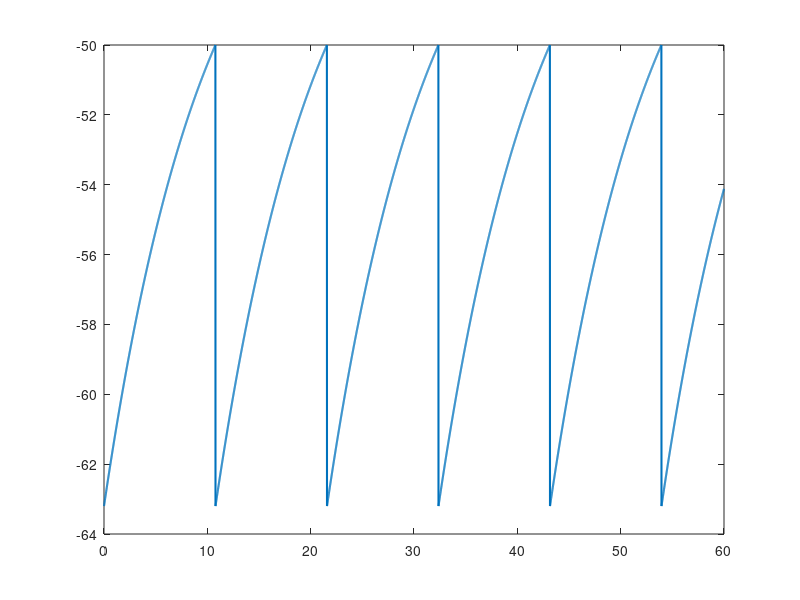

Source code (MATLAB): (Note: this script raises an error after producing the figure.)
%%
% <latex>
% \title{BE 521: Homework 2 Questions \\{\normalsize Modeling Neurons} \\{\normalsize Spring 2021}}
% \author{46 points}
% \date{Due: Tuesday, 2/9/2021 10:00 PM}
% \maketitle
% \textbf{Objective:} Computational modeling of neurons. \\
% We gratefully acknowledge Dr. Vijay Balasubramanian (UPenn) for many of
% the questions in this homework.\\
% </latex>

%% 
% <latex>
% \begin{center}
% \author{Jal Mahendra Panchal}
% \end{center}
% </latex>

%%
% <latex>
% \section{Basic Membrane and Equilibrium Potentials (6 pts)}
% Before undertaking this section, you may find it useful to read pg.
% 153-161 of Dayan \& Abbott's \textit{Theoretical Neuroscience} (the 
% relevant section of which, Chapter 5, is posted with the homework). 
% </latex>

%%
% <latex>
% \begin{enumerate}
%  \item Recall that the potential difference $V_T$ when a mole of ions crosses a cell membrane is defined by the universal gas constant $R = 8.31\; {\rm J/mol\cdot K}$, the temperature $T$ (in Kelvin), and Faraday's constant $F = 96,480 {\rm\ C/mol}$ \[ V_T = \frac{RT}{F} \] Calculate $V_T$ at human physiologic temperature ($37\; ^{\circ} \rm C$). (1 pt)
% </latex>

%%
% <latex>
% \rule{\textwidth}{1pt}
% \textit{Example Latex math commands that uses the align tag to make your equations
% neater. You can also input math into sentences with \$ symbol like $\pi + 1$.}
% \begin{align*}
% E = MC^2 \tag{not aligned}\\
% E = & MC^2 \tag{aligned at = by the \&}\\
% 1 = &\; \frac{2}{2}\tag{aligned at = by \&}
% \end{align*}
% \rule{\textwidth}{1pt}
% </latex>

%%
% <latex>
% \\ Answer: \\
% </latex>
%%
% Replacing the value of R = 8.134 J/ mol.K, F  = 96,480 C/mol and T = 310 K
% in the equation, we get : 
R = 8.314;
F = 96480;
T = 310;
V_t = R*T/F


%%
% <latex>
% The $V_T$ at human physiological temperatures is 0.0267 V or 26.7 mV.\\
% </latex>


%%
% <latex>
%  \item Use this value $V_T$ to calculate the Nernst equilibrium potentials 
%  (in mV) for the $\rm K^+$, $\rm Na^+$, and $\rm Cl^-$ ions, given the following 
%  cytoplasm and extracellular concentrations in the squid giant axon: 
%  $\rm K^+$ : (120, 4.5), $\rm Na^+$ : (15, 145), and $\rm Cl^-$ : (12, 120), 
%  where the first number is the cytoplasmic and the second the extracellular 
%  concentration (in mM). (2 pts)
% </latex>

%%
% <latex>
% \\ Answer: \\
% To calcualte the Nernst equilibrium potential, we can use the equation,
% \begin{align*}
% E = & \frac{V_T}{z} ln(\frac{[extracellular\ concentration]}{[cytoplasmic\ concentration]})
% \end{align*}
% </latex>

K_extcell_conc_mM =4.5;
K_cyto_conc_mM = 120;
K_z = 1;

Na_extcell_conc_mM =145;
Na_cyto_conc_mM = 15;
Na_z  = 1;

Cl_extcell_conc_mM =120;
Cl_cyto_conc_mM = 12;
Cl_z = -1;

% Nernst equilibrium potential for K in mV is
E_K_mV = V_t/K_z*log(K_extcell_conc_mM/K_cyto_conc_mM)

% Nernst equilibrium potential for Na in mV is 
E_Na_mV = V_t/Na_z*log(Na_extcell_conc_mM/Na_cyto_conc_mM)

% Nernst equilibrium potential for Cl in mV is 
E_Cl_mV = V_t/Cl_z*log(Cl_extcell_conc_mM/Cl_cyto_conc_mM)

%%
% <latex>
% The Nernst equilibrium potential for $K^+$ is -87.7 mV, for $Na^+$ is 60.6
% mV and for $Cl^-$ is -61.5 mV. \\
% </latex>



%%
% <latex>
%  \item 
%   \begin{enumerate}
% 	\item Use the Goldmann equation,
% 	  \begin{equation}
% 		V_m = V_T\ln\left( \frac{\rm P_{K}\cdot[K^+]_{out} + P_{NA}\cdot[Na^+]_{out} + P_{Cl}\cdot[Cl^-]_{in}}{\rm P_{K}\cdot[K^+]_{in} + P_{NA}\cdot[Na^+]_{in} + P_{Cl}\cdot[Cl^-]_{out}} \right)
% 	  \end{equation}
% 	to calculate the resting membrane potential, $V_m$, assuming that the ratio of membrane permeabilities $\rm P_K:P_{Na}:P_{Cl}$ is $1.0:0.045:0.45$. Use the ion concentrations given above in Question 1.2. (2 pts)
% </latex>

%%
% <latex>
% \\ Answer: \\
% </latex>

%%
%Using the given ratios of membrane permeability, we get
P_K = 1;
P_Na = 0.045;
P_Cl = 0.45;

V_m_rest = V_t*log(((P_K*K_extcell_conc_mM)+(P_Na*Na_extcell_conc_mM)+ (P_Cl*Cl_cyto_conc_mM))/((P_K*K_cyto_conc_mM)+(P_Na*Na_cyto_conc_mM)+(P_Cl*Cl_extcell_conc_mM)))

%%
% <latex>
% The resting membrane potential is $V_m$ = -63.2 mV.\\
% </latex>

%%
% <latex>
% 	\item Calculate the membrane potential at the peak action potential, assuming a permeability ratio of $1.0:11:0.45$, again using the ion concentrations given in Question 1.2. (1 pt)
%   \end{enumerate}
% </latex>

%%
% <latex>
% \\ Answer: \\
% </latex>

%%
%Using the membrane permeability  to find membrane potential at peak
%action potential

P_K = 1;
P_Na = 11;
P_Cl = 0.45;

V_m_actpot = V_t*log(((P_K*K_extcell_conc_mM)+(P_Na*Na_extcell_conc_mM)+(P_Cl*Cl_cyto_conc_mM))/((P_K*K_cyto_conc_mM)+(P_Na*Na_cyto_conc_mM)+(P_Cl*Cl_extcell_conc_mM)))

%%
% <latex>
% The membrane potential at peak action potential is $V_m$ = 41.5 mV.\\
% </latex>

%%
% <latex>
% 	\item The amplitudes of the multi-unit signals in HW0 and local field
% 	potentials (LFP) in HW1 had magnitudes on the order of 10 to 100
% 	microvolts. The voltage at the peak of the action potential (determined
% 	using the Goldman equation above) has a magnitude on the order of 10
% 	millivolts. Briefly explain why we see this difference in magnitude.
% 	Hint 1: Voltage is the difference in electric potential between two
% 	points. What are the two points for our voltage measurement in the
% 	multi-unit and LFP signals? What are the two points for the voltage
% 	measurement of the action potential? Hint 2: The resistance of the neuronal membrane is typically much higher than the resistance of the extracellular fluid. (2 pts)
% </latex>

%%
% <latex>
% \\ Answer: \\
% Local field Potential is measured between 2 electrodes in the
% extracellular fluid in contrast the action potential is measured between
% an electrode inserted into the brain cell and another electrode in the
% extracellular fluid. The resistance across the 2 electrodes for action
% potential measurement is very high due to the presence of neuronal
% membrane in between as compared to the extracellular fluid between the 2
% electrodes of during the Local field potential measurement. The
% difference in reference points and the resistance account for the much
% highe values of action potential voltage and as compared to local field potential.\\
% </latex>
%% 
% <latex>
% \end{enumerate}
% \section{Integrate and Fire Model (38 pts)}
% You may find it useful to read pg.\ 162-166 of Dayan and Abbott for this section. The general differential equation for the integrate and fire model is
% \[ \tau_m\frac{dV}{dt} = V_m - V(t) + R_m I_e(t) \]
% where $\tau_m = 10\, \rm ms$ is the membrane time constant, describing how fast the current is leaking through the membrane, $V_m$ in this case is constant and represents the resting membrane potential (which you have already calculated in question 1.3.a), and $V(t)$ is the actual membrane potential as a function of time. $R_m = 10^7\, \Omega$ is the constant total membrane resistance, and $I_e(t)$ is the fluctuating incoming current. Here, we do not explicitly model the action potentials (that's Hodgkin-Huxley) but instead model the neuron's behavior leading up and after the action potential.
% </latex>

%%
% <latex>
% Use a $\Delta t = 10\, \rm \mu s$ ($\Delta t$ is the discrete analog of the continuous $dt$). Remember, one strategy for modeling differential equations like this is to start with an initial condition (here, $V(0)=V_m$), then calculate the function change (here, $\Delta V$, the discrete analog to $dV$) and then add it to the function (here, $V(t)$) to get the next value at $t+\Delta t$. Once/if the membrane potential reaches a certain threshold ($V_{th} = -50\, \rm mV$), you will say that an action potential has occurred and reset the potential back to its resting value.
% \begin{enumerate}
%  \item Model the membrane potential with a constant current injection (i.e., $I_e(t) = I_e = 2 {\rm nA}$). Plot your membrane potential as a function of time to show at least a handful of ``firings.'' (8 pts)
% </latex>

%%
% <latex>
% \\ Answer: \\
% Subsituting the values provided, we can calculate membrane potential for
% given constant current injection.
% </latex>

%%
%Using paramters provided in the question
tau_m_s = 10*1e-3;
V_m_rest_V = -63.2*1e-3; %Value from 1.3a
R_m_ohm = 1e7; 
I_e_A = 2*1e-9;
del_t_s = 10*1e-6 ;
V_m_t_V= [];
V_m_t_curr_V = V_m_rest_V; %Initial V_m_t = V_m
V_m_thresh_V = -50*1e-3;

duration_us = 60000;
spike_curr = 0;

for i=0:10:duration_us
    
    V_m_t_V = [V_m_t_V, V_m_t_curr_V];
    del_V_V = del_t_s/tau_m_s*(V_m_rest_V-V_m_t_curr_V+R_m_ohm*I_e_A);
    V_m_t_curr_V = V_m_t_curr_V+del_V_V;
    %Resetting the membrane potential when it crosses the threshold
    if V_m_t_curr_V > V_m_thresh_V
        V_m_t_curr_V = V_m_rest_V;       
        spike_new = i-spike_curr;
        spike_curr = i;
    end 
    
end

spike_interval_ms = spike_new/1e3;
%%
%Plotting the voltage
figure();
t_us = 0:10:duration_us;
t_ms = t_us/1e3;
V_m_t_mV = V_m_t_V*1e3;
plot(t_ms,V_m_t_mV, 'Linewidth', 1.5)
hold on 
yline(V_m_thresh_V*1e3, ':', 'V_{th}', 'LineWidth', 1)
title(['Membrane potential for I_e = ', num2str(I_e_A),'A'])
xlabel('Time (ms)')
ylabel('Membrane Potential (mV)')
ylim([-65,-48])
hold off


%%
% <latex>
%  \item Produce a plot of firing rate (in Hz) versus injection current, over the range of 1-4 nA. (4 pts)
% </latex>

%%
% <latex>
% \\ Answer: \\
% To calculate firing rate, we know that, \\
% \[
% $r_{sis}$ = 
% \begin{cases}
%   0 & \text{if $R_mI_e\ \leg \ V_{th} -E_l$} \\
%   \frac{1}{t_isi} = (\tau_m ln(\frac{R_mI_e\ +E_L\ -V_{reset}}{R_mI_e\ +E_L\ - V_{th}}))^{-1} & \text{otherwise}
% \end{cases}
% \]
% </latex>

%%
%Using paramters provided in the question
tau_m_s = 10*1e-3;
V_m_reset_V = V_m_rest;
R_m_ohm = 1e7; 
E_l_V = V_m_reset_V;
V_m_thresh_V = -50*1e-3;

I_e_A = (1:0.1:4)*1e-9;
r_isi_hz = [];

for i=I_e_A
    t_isi_curr_s = tau_m_s*log((R_m_ohm*i + E_l_V - V_m_reset_V)/(R_m_ohm*i + E_l_V - V_m_thresh_V));
    if (R_m_ohm*i <=  (V_m_thresh_V-E_l_V))
        r_isi_curr_hz = 0;
    else
        r_isi_curr_hz = 1/t_isi_curr_s;
    end
    r_isi_hz = [r_isi_hz, r_isi_curr_hz ]; 
end


%%
figure();
plot(I_e_A,r_isi_hz, 'o-', 'Linewidth', 1.5)
title('Firing rate vs Injection current ')
xlabel('Injection Current (A)')
ylabel('Firing Rate (Hz)')

%%
% <latex>
%  \item \texttt{I521\_A0002\_D001} contains a dynamic current injection in nA. Plot the membrane potential of your neuron in response to this variable injection current. Use Matlab's \texttt{subplot} function to place the plot of the membrane potential above the injection current so that they both have the same time axis. (Hint: the sampling frequency of the current injection data is different from the sampling frequency ($\frac{1}{\Delta t}$) that we used above.) (4 pts)
% </latex>

%%
% <latex>
% \\ Answer: \\
% </latex>

%%
%Getting I521_A0002_D001 data
%Adding workspace path
addpath(genpath('/Users/jalpanchal/git/be521'));

%create session
% dataset I521 A0002 D001.
session = IEEGSession('I521_A0002_D001', 'jalpanchal', 'jal_ieeglogin.bin');

%fetch detals of data
duration_s = session.data(1).rawChannels(1).get_tsdetails.getDuration/1e6;
sampling_frequency_hz = session.data.sampleRate;
dyn_curr_nA = (session.data.getvalues(0, duration_s * 1e6, 1))';

%%
%Calculating the membrane potential for the provided dynamic injection
%current

tau_m_s = 10*1e-3;
V_m_rest_V = -63.2*1e-3; %Value from 1.3a
R_m_ohm = 1e7; 
del_t_s = 1/sampling_frequency_hz;
V_m_t_V= [];
V_m_t_curr_V = V_m_rest_V; %Initial V_m_t = V_m
V_m_thresh_V = -50*1e-3;


for i=dyn_curr_nA
    i_A = i*1e-9;
    V_m_t_V = [V_m_t_V, V_m_t_curr_V];
    del_V_V = del_t_s/tau_m_s*(V_m_rest_V-V_m_t_curr_V+R_m_ohm*i_A);
    V_m_t_curr_V = V_m_t_curr_V+del_V_V;
    %Resetting the membrane potential when it crosses the threshold
    if V_m_t_curr_V > V_m_thresh_V
        V_m_t_curr_V = V_m_rest_V;
    end 
    
end
%%
%Plotting values
fs = sampling_frequency_hz;
len = duration_s;
t = 0:1/fs:len-1/fs;
x = dyn_curr_nA;

figure();
V_m_t_mV = V_m_t_V*1e3;
ax1 = subplot(2,1,1);
plot(t,V_m_t_mV, 'Linewidth', 1.5)
hold on 
yline(V_m_thresh_V*1e3, ':', 'V_{th}', 'LineWidth', 1)
title(['Membrane potential for dynamic injection current'])
% xlabel('Time (s)')
ylabel('Membrane Potential (mV)')
ylim([-65,-45])
set(ax1,'xticklabel',[]);
ax1.Position = [0.1 0.5 0.8 0.4];
hold off

ax2 = subplot(2,1,2);
plot(t, x, 'Color', 'black', 'Linewidth', 1.5);
ylabel('Injection Current (nA)');
xlabel('Time (sec)');
ax2.Position = [0.1 0.08 0.8 0.4];


%%
% <latex>
%  \item Real neurons have a refractory period after an action potential that prevents them from firing again right away. We can include this behavior in the model by adding a spike-rate adaptation conductance term, $g_{sra}(t)$ (modeled as a potassium conductance), to the model
%  \[ \tau_m\frac{dV}{dt} = V_m - V(t) - r_m g_{sra}(t)(V(t)-V_K)+ R_m I_e(t) \]
%  where \[ \tau_{sra}\frac{dg_{sra}(t)}{dt} = -g_{sra}(t), \]
%  Every time an action potential occurs, we increase $g_{sra}$ by a certain constant amount, $g_{sra} = g_{sra} + \Delta g_{sra}$. Use $r_m \Delta g_{sra} = 0.06$. Use a conductance time constant of $\tau_{sra} = 100\, \rm ms$, a potassium equilibrium potential of $V_K = -70\, \rm mV$, and $g_{sra}(0) = 0$. (Hint: How can you use the $r_m \Delta g_{sra}$ value to update voltage and conductance separately in your simulation?)
% </latex>

%%
% <latex>
%  \begin{enumerate}
%   \item Implement this addition to the model (using the same other parameters as in question 2.1) and plot the membrane potential over 200 ms. (8 pts)
% </latex>

%%
% <latex>
% \\ Answer: \\
% Here, to account for spike-rate adaption, we will increment the
% $r_m g_{sra}$ term by 0.06 after every action potential and continue
% decaying it at the the rate of \frac{-r_m g_{sra}}{\tau_sra} till it
% reaches 0. \\
% </latex>

%%
%Using paramters provided in the question
tau_m_s = 10*1e-3;
V_m_rest_V = -63.2*1e-3; %Value from 1.3a
V_K_V = -70*1e-3; 
R_m_ohm = 1e7; 
I_e_A = 2*1e-9;
del_t_s = 10*1e-6 ;
V_m_t_V= [];
V_m_t_curr_V = V_m_rest_V; %Initial V_m_t = V_m_rest
V_m_thresh_V = -50*1e-3;

tau_sra_s = 100*1e-3;

% As r_m is a constant we will treat r_m * g_sra as a single term
r_m_g_sra = 0;

spike_time_stamp_us = [];

duration_us = 500000;

for i=0:10:duration_us
    
    V_m_t_V = [V_m_t_V, V_m_t_curr_V];
    addi_current = r_m_g_sra*(V_m_t_curr_V-V_K_V);
    del_V_V = del_t_s/tau_m_s*(V_m_rest_V-V_m_t_curr_V+R_m_ohm*I_e_A-addi_current);
    V_m_t_curr_V = V_m_t_curr_V+del_V_V;
    
    %Resetting the membrane potential when it crosses the threshold
    if V_m_t_curr_V > V_m_thresh_V
        V_m_t_curr_V = V_m_rest_V;      
        %After an action potential, r_m*g_sra increases by 0.06
        r_m_g_sra = r_m_g_sra + 0.06;
        
        spike_time_stamp_us = [spike_time_stamp_us, i];
    end 
    
    %While r_m*g_sra is >0 it decays back to zero
    if r_m_g_sra >0        
        del_r_m_g_sra = -del_t_s/tau_sra_s*(r_m_g_sra);
        r_m_g_sra = r_m_g_sra + del_r_m_g_sra;
    end
end

%%
% Plotting the voltage
figure();
t_us = 0:10:duration_us;
t_ms = t_us/1e3;
V_m_t_mV = V_m_t_V*1e3;
plot(t_ms,V_m_t_mV, 'Linewidth', 1.5)
hold on 
yline(V_m_thresh_V*1e3, ':', 'V_{th}', 'LineWidth', 1)
title(('Membrane potential  with spike-rate adaption'))
xlabel('Time (ms)')
ylabel('Membrane Potential (mV)')
ylim([-65,-48])
xlim([0,200])
hold off
%%
% <latex>
%   \item Plot the inter-spike interval (the time between the spikes) of all the spikes that occur in 500 ms. (2 pts)
% </latex>

%%
% <latex>
% \\ Answer: \\ 
% </latex>

%%
%Calculataing interval between spikes
spike_interval_ms = diff(spike_time_stamp_us)/1e3;
plot(spike_interval_ms, 'o-', 'Linewidth', 1.5);
title(('Inter-spike interval from i to i+1^{th} Spike for spike-rate adaption'))
xlabel('Spike Interval index')
ylabel('Interval duration (ms)')
%%
% <latex>
%   \item Explain how the spike-rate adaptation term we introduced above might be contributing to the behavior you observe in 2.4.b. (2 pts)
% </latex>

%%
% <latex>
% \\ Answer: \\
% Without the spike-rate adaption, we saw that the spike interval was a
% constant value of 10.78 ms for a I_e = 2nA. \\ The spike-rate adaption
% causes the inter-spike distance to lengthen over time and cause it to
% settle at a stady state value eventually. This is achieved by modeling a 
% conductance with fast recovery time and large increment after
% an action potential. The large increment causes the neuron to clamp at
% E_K, thus temporarily preventing further firing and producing an absolute
% refractory period. As this conductance decays to 0, firing will be
% possible but initially less likely, producing a relative refractory
% period. When the recovery is completed, normal firing can resume.\\
% </latex>

%%
% <latex>
%  \end{enumerate}
%  \item Pursue an extension of this basic integrate and fire model. A few ideas are: implement the Integrate-and-Fire-or-Burst Model of Smith et al.\ 2000 (included); implement the Hodgkin-Huxley model (see Dayan and Abbot, pg.\ 173); provide some sort of interesting model of a population of neurons; or perhaps model what an electrode sampling at 200 Hz would record from the signal you produce in question 2.3. Feel free to be creative. 
%  We reserve the right to give extra credit to particularly interesting extensions and will in general be more generous with points for more difficult extensions (like the first two ideas), though it is possible to get full credit for any well-done extension.
%   \begin{enumerate}
% 	\item Briefly describe what your extension is and how you will execute it in code. (6 pts)
% </latex>

%%
% <latex>
% \\ Answer: \\
% I have attemped to implement the neuron's action potential based on the
% Hodgekin-Huxley model. \\
% The equations used for the implementation are :
% \begin{align*}
% c_m \frac{dV}{dt} = -i_m + \frac{I_e}{A} .\\
% \end{align*}
% Where, i_m is written as a sum of a leakage current, a delayed-rectified
% K^+ current and a transient Na^+ current, as given by:
% \begin{align*}
% i_m = $\bar{g_L}$(V-E_L) + $\bar{g_K}$n^4(V-E_K) +
% $\bar{g_{Na}}$m^3h(V-E_{Na}).\\
% \end{align*}
% The gating the equation for the gating constants used are [1], [2]:
% \begin{align*}
% \frac{dn}{dt}= \alpha_n(V_m)(1-n)-\beta_n(V_m)n \\
% \frac{dm}{dt}= \alpha_m(V_m)(1-m)-\beta_m(V_m)m \\
% \frac{dh}{dt}= \alpha_h(V_m)(1-h)-\beta_h(V_m)h \\ \\
% Where,
% \alpha_n(V_m) = \frac{0.01*(V_m+55)}{1-e^{\frac{-(V_m+55)}{10}}} .\\
% \beta_n(V_m) = 0.125*e^{\frac{-(V_m+65)}{80}} \\ \\
% \alpha_m(V_m) = \frac{0.1(V_m+40)}{1-e^{\frac{-(V+40)}{10}}} \\
% \beta_m(V_m) = 4e^{\frac{-(V_m+65)}{18}} \\ \\
% \alpha_h(V_m) = 0.07e^{\frac{-(V_m+65)}{20}} \\
% \beta_h(V_m) = \frac{1}{1+e^{\frac{-(V_m+35)}{10}}} \\ \\
% \end{align*}
% Using similar method as previous questions, the differential equations
% were implemented using discrete delta change calculation and updating the
% variable. A stepwise increasing i_e was provided to see the change sin
% the gating variables and current. [1][2], \\
% </latex>

%%
% <latex>
% 	\item Provide an interesting figure along with an explanation illustrating the extension. (4 pts)
% </latex>

%%
% <latex>
% \\ Answer: \\
% </latex>

%%
%Using values of constants from DayanAbbot-Chap5_Page 173 and sources [1]
%and [2]
g_L = 0.3; % mS/cm^2
g_K = 36; % mS/cm^2
g_Na = 120; % mS/cm^2

E_L_mV = -54.387;
E_K_mV = -77;
E_Na_mV = 50;

C_m = 1; % uF/cm^2 

t = 0:0.01:450;
del_t_ms = 0.01;

%Injection current
%Steps of 10uA, 20 uA and 40 uA
I_e_uA = 10*(t>50) - 10*(t>150) + 20*(t>200) -20*(t>300) + 40*(t>350) - 40*(t>450);


%Initial values
V_mV = -65;
m = 0.05;
h = 0.6;
n = 0.32;

V_arry_mV = [];
I_L_arry = [];
I_Na_arry = [];
I_K_arry = [];
m_arry = [];
h_arry = [];
n_arry = [];

for i  = 1:45001
    
    V_arry_mV = [V_arry_mV , V_mV];
    
    I_L = g_L*(V_mV-E_L_mV);
    I_L_arry = [I_L_arry, I_L];
    
    I_Na = g_Na*m^3*h*(V_mV-E_Na_mV);
    I_Na_arry = [I_Na_arry, I_Na];
    
    I_K = g_K*n^4*(V_mV-E_K_mV);
    I_K_arry = [I_K_arry, I_K];
    
    
    del_V_mV = del_t_ms/C_m*(I_e_uA(i) -I_L -I_Na -I_K);
    V_mV = V_mV + del_V_mV;
    
    m_arry = [m_arry, m];
    del_m = del_t_ms*((0.1*(V_mV+40)/(1-exp(-(V_mV+40)/10)))*(1-m)-(4*exp(-(V_mV+65)/18))*m);
    m = m + del_m;
    
    h_arry = [h_arry,h];
    del_h = del_t_ms*((0.07*exp(-(V_mV+65)/20))*(1-h)-(1/(1+exp(-(V_mV+35)/10)))*h);
    h = h + del_h;
    
    n_arry = [n_arry, n];
    del_n = del_t_ms*((0.01*((V_mV+55)/(1-exp(-(V_mV+55)/10))))*(1-n)-(0.125*exp(-(V_mV+65)/80))*n);
    n = n + del_n;
    
end

%%
%Plot the graphs
ax1 = subplot(4,1,1);
plot(t,V_arry_mV, 'LineWidth', 1.1)
title(('Hodgkin-Huxley model for action potential'))
ylabel('Membrane Potential (mV)')
ax1.Position = [1.5 0.6 0.7 1];

subplot(4,1,2);
plot(t, I_e_uA, 'LineWidth', 1.1)
ylabel('Injection Current (\muA/cm^2)')

subplot(4,1,3);
plot(t, m_arry, 'LineWidth', 1.1)
hold on
plot(t, h_arry, 'LineWidth', 1.1)
plot(t, n_arry, 'LineWidth', 1.1)
hold off
legend('m', 'h', 'n')
ylabel('Gating variables')

subplot(4,1,4);
plot(t, I_L_arry, 'LineWidth', 1.1)
hold on
plot(t, I_Na_arry, 'LineWidth', 1.1)
plot(t, I_K_arry, 'LineWidth', 1.1)
hold off
legend('I_L', 'I_{Na}', 'I_K')
ylabel('Current (\muA)')

xlabel('Time (ms)')





%%
% <latex>
%   \end{enumerate}
% \end{enumerate}
% </latex>


